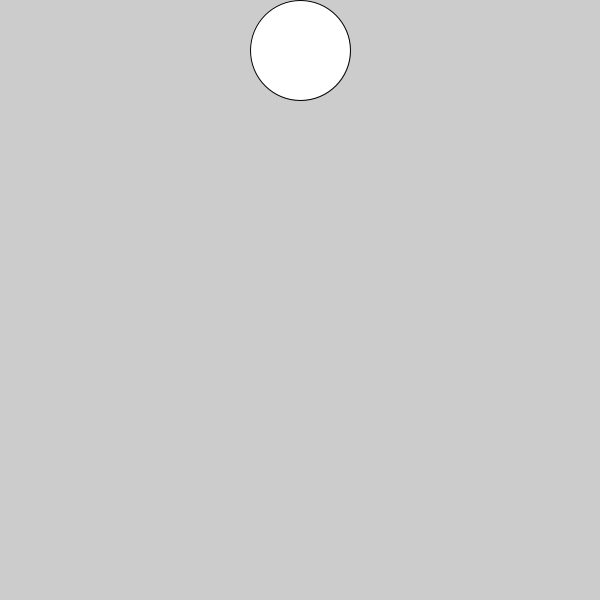
Frame 1 (no input)
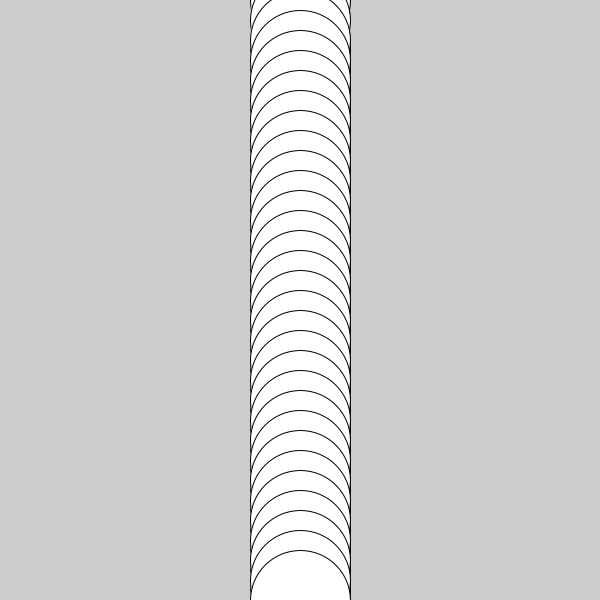
Frame 60 (the mouse pressed at the canvas centre just before this capture)
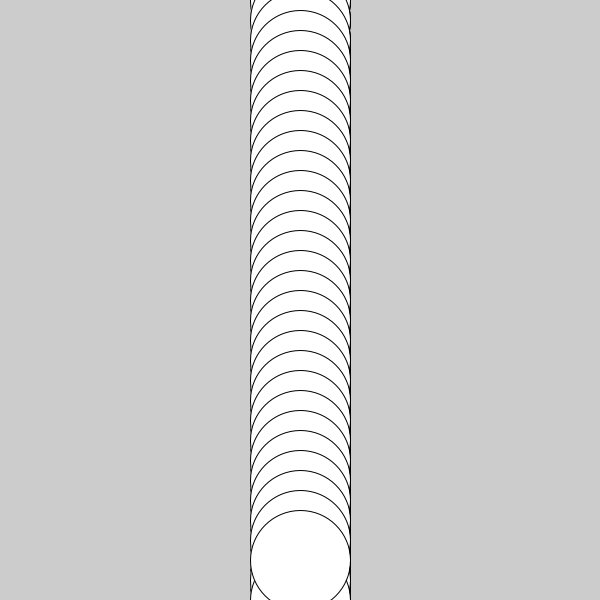
Frame 120 (the mouse held since frame 60 and released just before this capture)

The Processing sketch that drew these frames (run headless with seeded random() and noise(); from frame 60 on, the mouse is pressed at the canvas centre):

// Processing sketch: exam_12
// ── exam_12.pde
int yPosition = width/2;

void setup() {
  size(600, 600);
  int yPosition = width/2;
}

void draw() {
  
  //yPosition;
  
  ellipse(width/2, yPosition, 100, 100);
  
  yPosition+=10;

  if (yPosition > height) {
    yPosition = 0;
  } else {
    yPosition+=10;
  }
}
